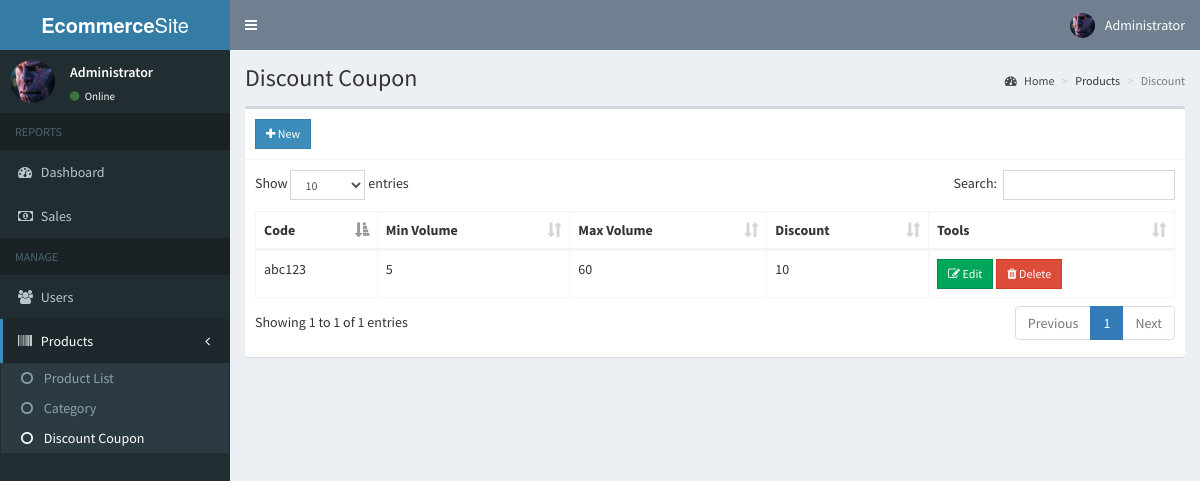
The app's page /admin/coupon.php (signed in) with its own data.
### tables this page shows
CREATE TABLE `users` (
  `id` int(11) NOT NULL,
  `email` varchar(200) NOT NULL,
  `password` varchar(60) NOT NULL,
  `type` int(1) NOT NULL,
  `firstname` varchar(50) NOT NULL,
  `lastname` varchar(50) NOT NULL,
  `address` text NOT NULL,
  `contact_info` varchar(100) NOT NULL,
  `photo` varchar(200) NOT NULL,
  `status` int(1) NOT NULL,
  `activate_code` varchar(15) NOT NULL,
  `reset_code` varchar(15) NOT NULL,
  `created_on` date NOT NULL
);

CREATE TABLE `discountrate` (
  `id` int(11) NOT NULL,
  `code` varchar(8) NOT NULL,
  `minvol` int(5) NOT NULL,
  `maxvol` int(5) NOT NULL,
  `discount` int(4) NOT NULL
);

### admin/includes/session.php (called while the page is built, shortened)
<?php
	include '../includes/conn.php';
	$conn = $pdo->open();
	$stmt = $conn->prepare("SELECT * FROM users WHERE id=:id");
	$stmt->execute(['id'=>$_SESSION['admin']]);
	$admin = $stmt->fetch();
?>

### admin/coupon.php (the view, shortened to what this page needs)
<?php include 'includes/session.php'; ?>
<?php include 'includes/header.php'; ?>
<body class="hold-transition skin-blue sidebar-mini">
<div class="wrapper">
  <?php include 'includes/navbar.php'; ?>
  <?php include 'includes/menubar.php'; ?>
  <div class="content-wrapper">
    <section class="content-header">
      <h1>
       Discount Coupon
      </h1>
      <ol class="breadcrumb">
        <li><a href="#"><i class="fa fa-dashboard"></i> Home</a></li>
        <li>Products</li>
        <li class="active">Discount</li>
      </ol>
    </section>
    <section class="content">
      <div class="row">
        <div class="col-xs-12">
          <div class="box">
            <div class="box-header with-border">
              <a href="#addnew" data-toggle="modal" class="btn btn-primary btn-sm btn-flat"><i class="fa fa-plus"></i> New</a>
            </div>
            <div class="box-body">
              <table id="example1" class="table table-bordered">
                <thead>
                  <th>Code</th>
                  <th>Min Volume</th>
                  <th>Max Volume</th>
                  <th>Discount</th>
                  <th>Tools</th>
                </thead>
                <tbody>
                  <?php
                    $conn = $pdo->open();
                    try{
                      $stmt = $conn->prepare("SELECT * FROM discountrate");
                      $stmt->execute();
                      foreach($stmt as $row){
                        echo "
                          <tr>
                            <td>".$row['code']."</td>
                            <td>".$row['minvol']."</td>
                            <td>".$row['maxvol']."</td>
                            <td>".$row['discount']."</td>
                            <td>
                              <button class='btn btn-success btn-sm edit btn-flat' data-id='".$row['id']."'><i class='fa fa-edit'></i> Edit</button>
                              <button class='btn btn-danger btn-sm delete btn-flat' data-id='".$row['id']."'><i class='fa fa-trash'></i> Delete</button>
                            </td>
                          </tr>
                        ";
                      }
                    }
                    catch(PDOException $e){
                      echo $e->getMessage();
                    }
                  ?>
                </tbody>
              </table>
            </div>
          </div>
        </div>
      </div>
    </section>
  </div>
</div>
</body>
</html>

### admin/includes/navbar.php (shortened to what this page needs)
<header class="main-header">
  <a href="#" class="logo">
    <span class="logo-lg"><b>Ecommerce</b>Site</span>
  </a>
  <nav class="navbar navbar-static-top">
    <a href="#" class="sidebar-toggle" data-toggle="push-menu" role="button">
    </a>
    <div class="navbar-custom-menu">
      <ul class="nav navbar-nav">
        <li class="dropdown user user-menu">
          <a href="#" class="dropdown-toggle" data-toggle="dropdown">
            <img src="<?php echo (!empty($admin['photo'])) ? '../images/'.$admin['photo'] : '../images/profile.jpg'; ?>" class="user-image" alt="User Image">
            <span class="hidden-xs"><?php echo $admin['firstname'].' '.$admin['lastname']; ?></span>
          </a>
        </li>
      </ul>
    </div>
  </nav>
</header>

### admin/includes/menubar.php
<aside class="main-sidebar">
  <section class="sidebar">
    <div class="user-panel">
      <div class="pull-left image">
        <img src="<?php echo (!empty($admin['photo'])) ? '../images/'.$admin['photo'] : '../images/profile.jpg'; ?>" class="img-circle" alt="User Image">
      </div>
      <div class="pull-left info">
        <p><?php echo $admin['firstname'].' '.$admin['lastname']; ?></p>
        <a><i class="fa fa-circle text-success"></i> Online</a>
      </div>
    </div>
    <ul class="sidebar-menu" data-widget="tree">
      <li class="header">REPORTS</li>
      <li><a href="home.php"><i class="fa fa-dashboard"></i> <span>Dashboard</span></a></li>
      <li><a href="sales.php"><i class="fa fa-money"></i> <span>Sales</span></a></li>
      <li class="header">MANAGE</li>
      <li><a href="users.php"><i class="fa fa-users"></i> <span>Users</span></a></li>
      <li class="treeview">
        <a href="#">
          <i class="fa fa-barcode"></i>
          <span>Products</span>
          <span class="pull-right-container">
            <i class="fa fa-angle-left pull-right"></i>
          </span>
        </a>
        <ul class="treeview-menu">
          <li><a href="products.php"><i class="fa fa-circle-o"></i> Product List</a></li>
          <li><a href="category.php"><i class="fa fa-circle-o"></i> Category</a></li>
          <li><a href="coupon.php"><i class="fa fa-circle-o"></i> Discount Coupon</a></li>
        </ul>
      </li>
    </ul>
  </section>
</aside>

### records on screen
users: photo (picture), firstname "Administrator"
discountrate: code "abc123", minvol "5", maxvol "60", discount "10"
